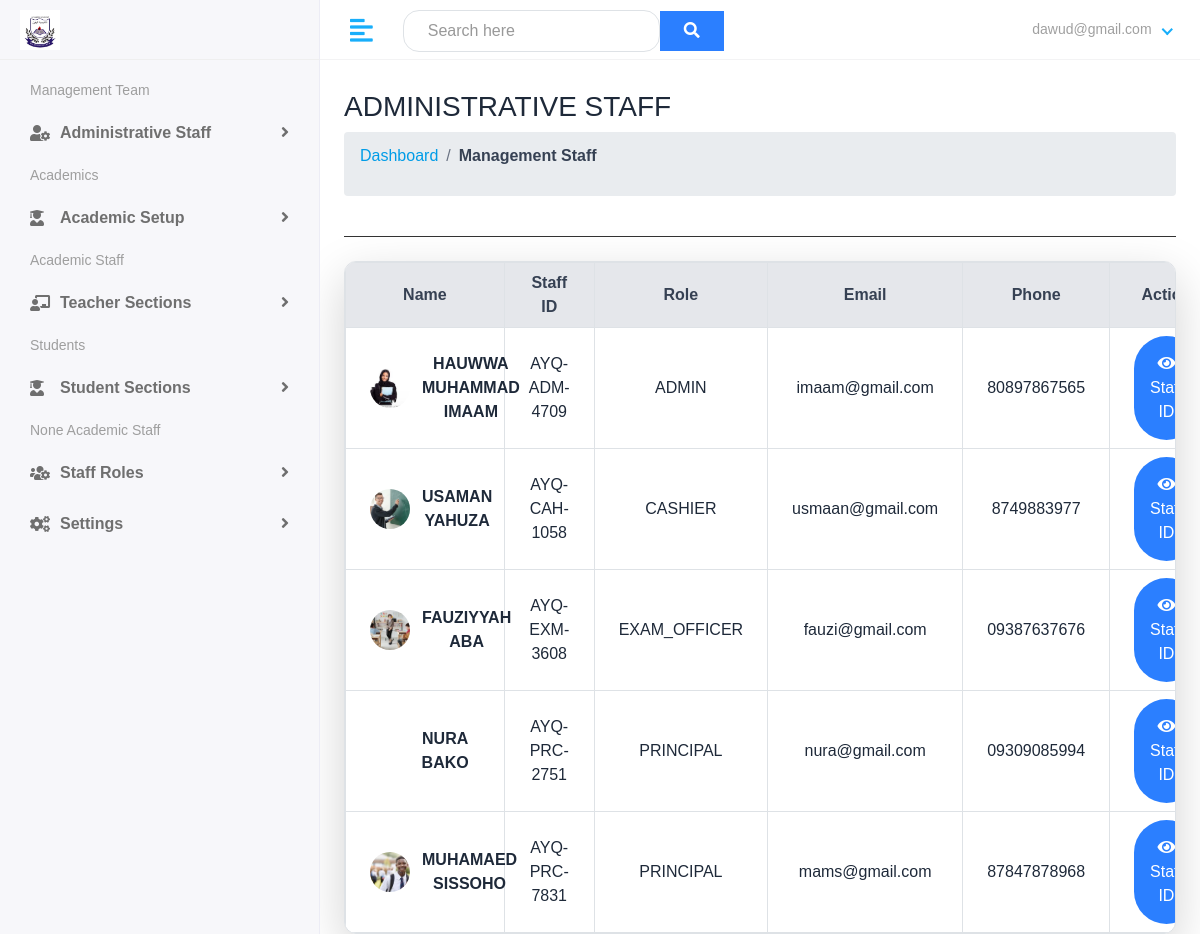
The page /school/staf-listf (signed in) on the database its author committed.
### school/models.py (models this page shows, shortened)
class AdministrativeStaff(models.Model):
    ROLE_CHOICES = (
        ('admin', 'Admin'),
        ('principal', 'Principal'),
        ('cashier', 'Cashier'),
        ('exam_officer', 'Exam Officer'),
    )
    staff_id = models.CharField(max_length=12, unique=True, editable=False)
    first_name = models.CharField(max_length=20)
    last_name = models.CharField(max_length=20)
    email = models.EmailField(max_length=30)
    phone = models.CharField(max_length=11, blank=True)
    role = models.CharField(max_length=20, choices=ROLE_CHOICES)
    avatar = models.ImageField(upload_to='staff_avatars/', blank=True, null=True)
    date_joined = models.DateField(auto_now_add=True)

### school/views.py (the view)
# urls.py: path('staf-listf', views.staff_list , name="staff-list"),
@login_required(login_url='my-login')
def staff_list(request):
    staff = AdministrativeStaff.objects.all().order_by('role')
    context = {'staff':staff}
    return render(request, 'school/admin/staff-list.html', context)

### templates/school/admin/staff-list.html (shortened to what this page needs)
{% extends 'school/base.html' %}
{% load crispy_forms_tags %}
{% load static tailwind_tags %}
{% load widget_tweaks %}
{% load static %}
{% block body %}
<div class="page-wrapper">
    <div class="content w-full px-4">
        <div class="mb-6 border-b pb-4">
            <h3 class="text-2xl font-bold text-gray-800">ADMINISTRATIVE STAFF</h3>
            <div class="breadcrumb ">
                <ul class="text-gray-500 flex gap-2">
                    <li><a href="{% url 'admin-dashboard' %}" class="hover:underline">Dashboard</a></li>
                    <li>/</li>
                    <li class="text-gray-700 font-semibold">Management Staff </li>
                </ul>
            </div>
        </div>
        <div class="bg-white border border-gray-300 shadow-lg rounded-xl overflow-hidden">
            <div class="overflow-x-auto">
                <table class="min-w-full table-auto border-collapse">
                    <thead class="bg-gray-200 text-gray-700 text-center">
                        <tr>
                            <th class="border border-gray-300 px-4 py-2">Name</th>
                            <th class="border border-gray-300 px-4 py-2">Staff ID</th>
                            <th class="border border-gray-300 px-4 py-2">Role</th>
                            <th class="border border-gray-300 px-4 py-2">Email</th>
                            <th class="border border-gray-300 px-4 py-2">Phone</th>
                            <th class="border border-gray-300 px-4 py-2">Action</th>
                        </tr>
                    </thead>
                    <tbody class="text-center text-gray-800">
                        {% for person in staff %}
                        <tr class="hover:bg-gray-100 transition">
                            <td class="border border-gray-300 px-4 py-2">
                                <div class="flex  items-center space-x-3 ">
                                    {% if person.avatar %}
                                        <img src="{{ person.avatar.url }}" alt="Avatar" class="h-10 w-10 rounded-full object-cover">
                                    {% else %}
                                        <div class="h-10 w-10 rounded-full bg-gray-300 flex items-center justify-center text-white text-sm ">
                                        </div>
                                    {% endif %}
                                    <span class="font-semibold">
                                        {{ person.first_name|upper }} {{ person.last_name|upper }}
                                    </span>
                                </div>
                            </td>
                            <td class="border border-gray-300 px-4 py-2">{{ person.staff_id }}</td>
                            <td class="border border-gray-300 px-4 py-2">{{ person.role|upper }}</td>
                            <td class="border border-gray-300 px-4 py-2">{{ person.email }}</td>
                            <td class="border border-gray-300 px-4 py-2">{{ person.phone }}</td>
                            <td class="border border-gray-300 px-4 py-2">
                                <button class="bg-blue-500 p-3  rounded-pill hover:text-blue-700" title="Edit">
                                <a href="{% url 'staff-id' person.id %}" class="text-white"><i class="fas fa-eye"></i> Staff ID </i>
                                </a>
                                </button>
                            </td>
                        </tr>
                        {% empty %}
                        <tr>
                            <td colspan="5" class="text-center py-6 text-gray-500">No teachers found.</td>
                        </tr>
                        {% endfor %}
                    </tbody>
                </table>
            </div>
        </div>
    </div>
</div>
<div class="header">
   <div class="header-left flex items-center gap-4">
      <a href="index.html" class="logo">
         <img src="{% static 'assets/images/logo1.jpg' %}" alt="Logo">
      </a>
   </div>
   <a href="javascript:void(0);" id="toggle_btn">
   <i class="fas fa-align-left"></i>
   </a>
   <div class="top-nav-search">
      <form method="get" class="flex items-center">
         <input  type="text" placeholder="Search here" class="bg-black rounded-2xl border border-black px-6 py-2"/>
         <button type="submit"  name="q" class="bg-blue-500 hover:bg-blue-700 text-white  rounded-2xl px-4 py-2" >
            <i class="fas fa-search"></i>
         </button>
      </form>
   </div>
   <ul class="nav user-menu">
      <li class="nav-item dropdown has-arrow">
         <a href="#" class="dropdown-toggle nav-link" data-toggle="dropdown">
            <span class="user-img">
               {{user.email}}
            </span>
         </a>
      </li>
   </ul>
</div>
{% endblock %}

### static/assets/css/style.css (style rules this page uses)
html { height: 100%; }
body { background-color: #fff; color: #333; font-family: 'Poppins', sans-serif; font-size: 1rem; height: 100%; line-height: 1.5; overflow-x: hidden; }
h1, h2, h3, h4, h5, h6 { font-family: 'Poppins', sans-serif; margin-top: 0; }
a { color: #009ce7; }
input, button, a { transition: all 0.4s ease; -moz-transition: all 0.4s ease; -o-transition: all 0.4s ease; -ms-transition: all 0.4s ease; -webkit-transition: all 0.4s ease; }
input, input:focus, button, button:focus { outline: none; }
input[type=text], input[type=password] { -webkit-appearance: none; -moz-appearance: none; appearance: none; }
ul, ol { padding: 0px; list-style: none; }
.bg-white { background-color: #fff; }
.header { background-color: #fff; border-bottom: 1px solid #f3f3f4; left: 0; position: fixed; right: 0; top: 0; z-index: 1001; height: 60px; }
.header .header-left { float: left; height: 60px; padding: 0 20px; position: relative; width: 320px; z-index: 1; transition: all 0.2s ease-in-out; background-color: #f7f7fa; border-bottom: 1px solid #efefef; border-right: 1px solid #ececf5; display: flex; align-items: center; }
.header .header-left .logo { display: inline-block; line-height: 60px; }
.header .header-left .logo img { max-height: 40px; width: auto; }
.header .dropdown-toggle:after { display: none; }
.header .has-arrow .dropdown-toggle:after { border-top: 0; border-left: 0; border-bottom: 2px solid #18aefa; border-right: 2px solid #18aefa; content: ''; height: 8px; display: inline-block; pointer-events: none; -webkit-transform-origin: 66% 66%; -ms-transform-origin: 66% 66%; transform-origin: 66% 66%; -webkit-transform: rotate(45deg); -ms-transform: rotate(45deg); transform: rotate(45deg); -webkit-transition: all 0.15s ease-in-out; transition: all 0.15s ease-in-out; width: 8px; vertical-align: 0px; }
.user-menu { float: right; margin: 0; position: relative; z-index: 99; padding-right: 15px; }
.user-menu.nav > li > a { color: #a0a0a0; font-size: 14px; line-height: 58px; padding: 0 15px; height: 60px; }
.user-img { margin-right: 3px; position: relative; }
.top-nav-search { float: left; margin-left: 15px; }
.top-nav-search form { margin-top: 10px; position: relative; width: 300px; }
.page-wrapper { margin-left: 320px; padding-top: 60px; position: relative; transition: all 0.4s ease; }
.page-wrapper > .content { padding: 1.875rem 1.875rem 0; }
@media (min-width: 992px) { #toggle_btn { align-items: center; color: #18aefa; display: inline-flex; float: left; font-size: 26px; height: 60px; justify-content: center; margin-left: 15px; padding: 0 15px; } }

### rows shown on the page
AdministrativeStaff: avatar (picture), first_name "HAUWWA", last_name "MUHAMMAD IMAAM", staff_id "AYQ-ADM-4709", role "ADMIN", email "imaam@gmail.com", phone "80897867565"
AdministrativeStaff: avatar (picture), first_name "USAMAN", last_name "YAHUZA", staff_id "AYQ-CAH-1058", role "CASHIER", email "usmaan@gmail.com", phone "8749883977"
AdministrativeStaff: avatar (picture), first_name "FAUZIYYAH", last_name "ABA", staff_id "AYQ-EXM-3608", role "EXAM_OFFICER", email "fauzi@gmail.com", phone "09387637676"
AdministrativeStaff: first_name "NURA", last_name "BAKO", staff_id "AYQ-PRC-2751", role "PRINCIPAL", email "nura@gmail.com", phone "09309085994"
AdministrativeStaff: avatar (picture), first_name "MUHAMAED", last_name "SISSOHO", staff_id "AYQ-PRC-7831", role "PRINCIPAL", email "mams@gmail.com", phone "87847878968"

### other values the page prints
{{ user.email }} "dawud@gmail.com"
